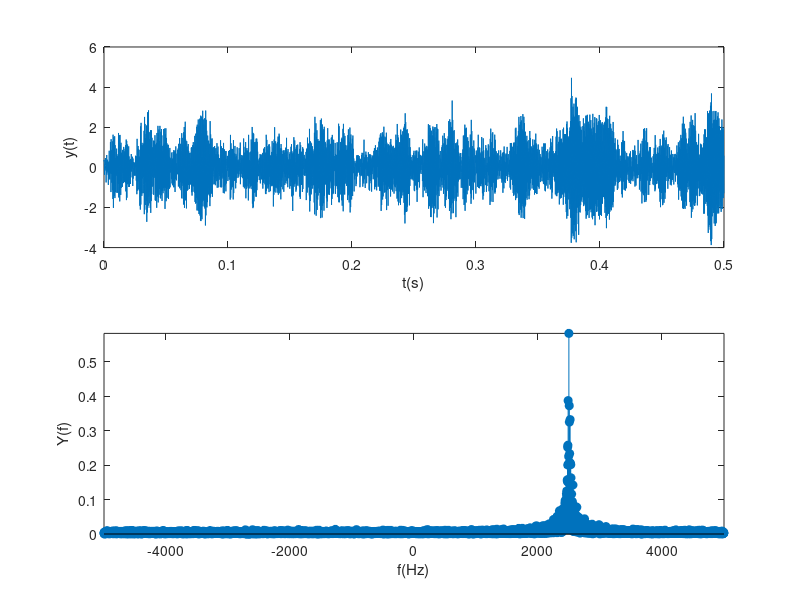
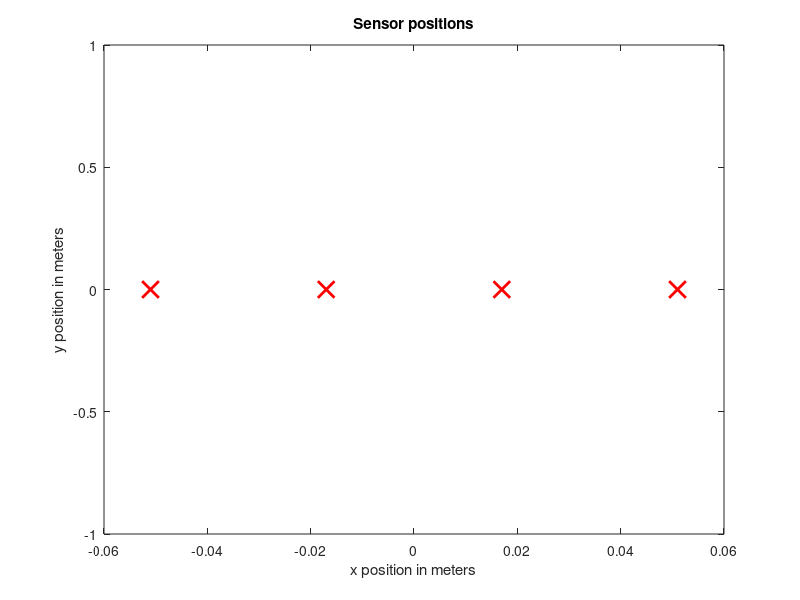
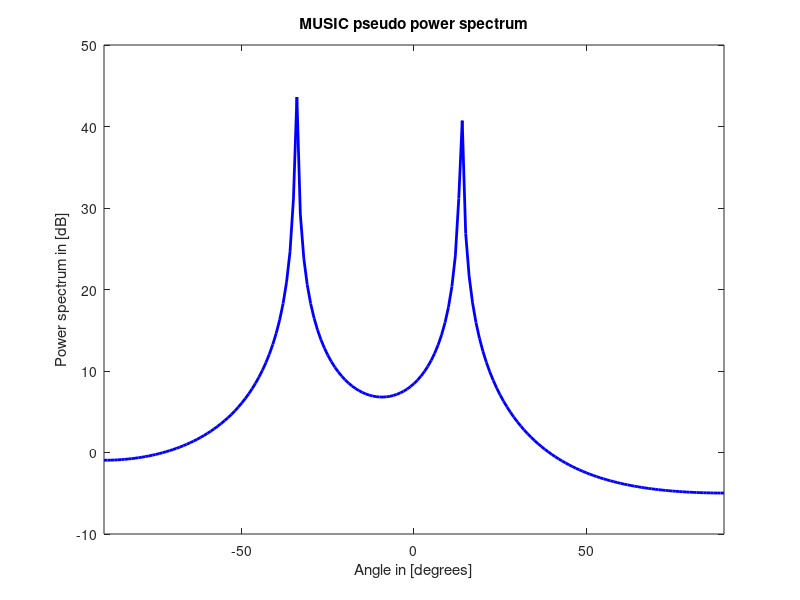

Reproduce these figures in MATLAB, in order. (Note: this script raises an error after producing the figures.)
clear;
%% Load data

load('Observations_nb.mat');                        % load data
X = X ;                                             % 4-channel received signals 
fs = fs ;                                           % sample rate (Hz)
%% Plot waveform

wave_form = X(:,1);                                 % select one sensor's data as data sample

ds = 1/fs;                             
N = length(wave_form);
t = 0:ds:0.5-ds;                                    % set the x-axis
f = (-N/2:N/2-1)*fs/N;
Y = fftshift(fft(wave_form))/N;
subplot(2,1,1);plot(t,wave_form); xlabel('t(s)');ylabel('y(t)')
subplot(2,1,2);stem(f,abs(Y),'filled');axis([-5000 5000 0 inf]);
xlabel('f(Hz)');ylabel('Y(f)')
[m,index_index] = max(abs(Y)); 
%% Array setup

[Frame,nSensors] = size(X);                            
J = nSensors;                                      % number of sensors
dx = 0.034;                                        % inter-sensor distance in x direction (m)
dy = 0;                                            % sensor distance in y direction (m)
c = 340;                                           % sound velocity  (m)
n_source = 2;                                      % number of sources
Index = linspace(0,J-1,J);
p = (-(J-1)/2 + Index.') * [dx dy];                % sensor position
%% Plot sensor positions

linspec = {'rx','MarkerSize',12,'LineWidth',2};
figure
plot(p(:,1),p(:,2),linspec{:});  
title('Sensor positions');
xlabel('x position in meters');
ylabel('y position in meters');
disp('The four microphones are ready !');
%% DoA estimation (MUSIC)

stride = 1;                                           % determine the angular resolution(deg)
theta = -90:stride:90;                                  % grid
f_c = f(index_index) ;                                  % center frequency  (Hz)
transpose_temp_matrix = X.';
R_x = (1/N)*transpose_temp_matrix*transpose_temp_matrix';                        % autocorrelation estimate
v = [sin(theta*pi/180);-cos(theta*pi/180)];            % direction vector  
a_theta = exp(-1j*2*pi*f_c*(p*v)./c);                  % steer vector

% implement eigen-decomposition
[V,D] = eig(R_x);
for x = 1:J
    temp(1,x)=D(x,x);
end
V(J+1,:) = temp(1,:);
V_temp = sortrows(V.',J+1);
V_temp = V_temp.';
V = V_temp(1:J,:);
Un = V(:,1:J-n_source);                          % noise subspace (columns are eigenvectors), size: J*(J-n_source)
P_sm = 1./diag(a_theta'*(Un*Un')*a_theta);          % pseudo music power
% Plot the MUSIC pseudo power spectrum

figure;
linspec = {'b-','LineWidth',2};
plot(theta, 10*log10(abs(P_sm)), linspec{:});
title('MUSIC pseudo power spectrum')
xlabel('Angle in [degrees]');
ylabel('Power spectrum in [dB]');
xlim([-90,90]);
% Find the local maximum and visualization

P_middle = abs(P_sm(2:end-1));
P_front = abs(P_sm(1:end-2));
P_back = abs(P_sm(3:end));
logic_front = (P_middle - P_front)>0;
logic_back = (P_middle - P_back)>0;
logic = logic_front & logic_back;
P_middle(~logic) = min(P_middle);
P_local = [abs(P_sm(1));P_middle;abs(P_sm(end))];
[~,doa_Idx] = maxk(P_local,n_source);
doa = theta(doa_Idx);
[~,minIdx] = min(abs(doa));
doa_source = doa(minIdx);
[~,maxIdx] = max(abs(doa));
interfer = doa(maxIdx);
disp(['The desired source DOA with MUSIC is: ',num2str(doa_source),' deg']);
disp(['The interfering DOA with MUSIC is: ',num2str(interfer),' deg']);